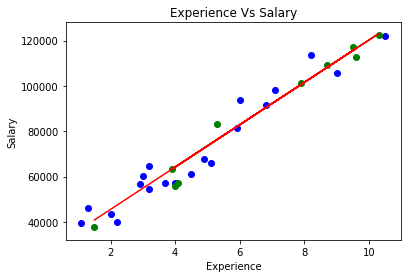

Generate this figure with Python:
## Simple Linear Regression ##

## importing libraries ##

import numpy as np
import matplotlib.pyplot as plt
import pandas as pd

## importing  dataset ##
dataset = pd.read_csv("Salary_Data.csv")

## segragating the values ##
X = dataset.iloc[:,:-1].values
Y = dataset.iloc[:,1].values  

## splitting the dataset into Test / Train set

from sklearn.model_selection import train_test_split
X_train, X_test, y_train, y_test = train_test_split(X,Y, test_size=1/3, random_state=0)

## applying simple linear regression on dataset

from sklearn.linear_model import LinearRegression
LR = LinearRegression()
LR.fit(X_train,y_train)

## predicting the output 
y_pred = LR.predict(X_test)

## visualization 

plt.scatter(X_train,y_train,color = 'blue')
plt.plot(X_test,y_pred,color = 'red')
plt.scatter(X_test,y_test,color = 'green')

plt.title("Experience Vs Salary")
plt.xlabel("Experience")
plt.ylabel("Salary")

plt.show()
